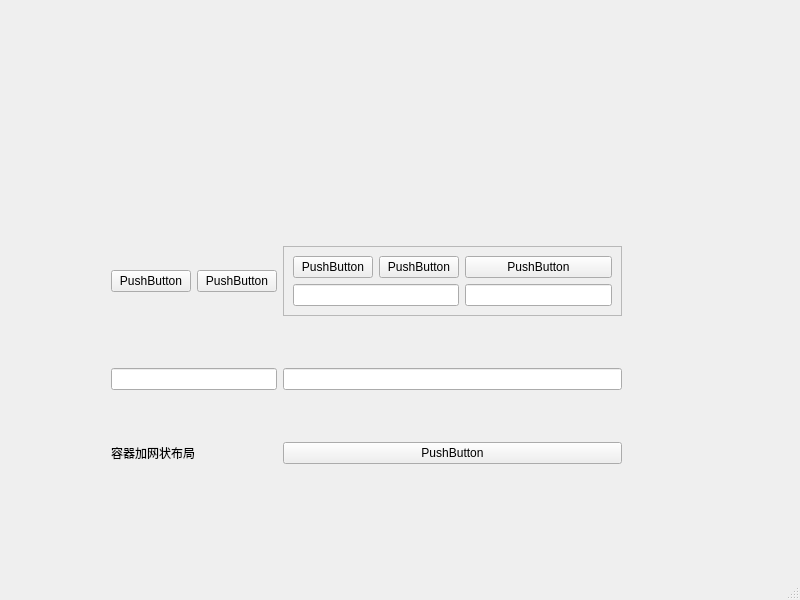
<?xml version="1.0" encoding="UTF-8"?>
<ui version="4.0">
 <class>MainWindow</class>
 <widget class="QMainWindow" name="MainWindow">
  <property name="geometry">
   <rect>
    <x>0</x>
    <y>0</y>
    <width>800</width>
    <height>600</height>
   </rect>
  </property>
  <property name="windowTitle">
   <string>MainWindow</string>
  </property>
  <widget class="QWidget" name="centralwidget">
   <widget class="QWidget" name="gridLayoutWidget">
    <property name="geometry">
     <rect>
      <x>111</x>
      <y>200</y>
      <width>511</width>
      <height>311</height>
     </rect>
    </property>
    <layout class="QGridLayout" name="gridLayout_2">
     <item row="0" column="1">
      <widget class="QPushButton" name="pushButton_5">
       <property name="text">
        <string>PushButton</string>
       </property>
      </widget>
     </item>
     <item row="1" column="0" colspan="2">
      <widget class="QLineEdit" name="lineEdit_3"/>
     </item>
     <item row="0" column="0">
      <widget class="QPushButton" name="pushButton_4">
       <property name="text">
        <string>PushButton</string>
       </property>
      </widget>
     </item>
     <item row="1" column="2">
      <widget class="QLineEdit" name="lineEdit_4"/>
     </item>
     <item row="2" column="2">
      <widget class="QPushButton" name="pushButton_6">
       <property name="text">
        <string>PushButton</string>
       </property>
      </widget>
     </item>
     <item row="0" column="2">
      <widget class="QFrame" name="frame">
       <property name="frameShape">
        <enum>QFrame::StyledPanel</enum>
       </property>
       <property name="frameShadow">
        <enum>QFrame::Raised</enum>
       </property>
       <layout class="QGridLayout" name="gridLayout">
        <item row="0" column="0">
         <widget class="QPushButton" name="pushButton_2">
          <property name="text">
           <string>PushButton</string>
          </property>
         </widget>
        </item>
        <item row="0" column="1">
         <widget class="QPushButton" name="pushButton">
          <property name="text">
           <string>PushButton</string>
          </property>
         </widget>
        </item>
        <item row="0" column="2">
         <widget class="QPushButton" name="pushButton_3">
          <property name="text">
           <string>PushButton</string>
          </property>
         </widget>
        </item>
        <item row="1" column="0" colspan="2">
         <widget class="QLineEdit" name="lineEdit"/>
        </item>
        <item row="1" column="2">
         <widget class="QLineEdit" name="lineEdit_2"/>
        </item>
       </layout>
      </widget>
     </item>
     <item row="2" column="0" colspan="2">
      <widget class="QLabel" name="label">
       <property name="text">
        <string>容器加网状布局</string>
       </property>
      </widget>
     </item>
    </layout>
   </widget>
  </widget>
  <widget class="QMenuBar" name="menubar">
   <property name="geometry">
    <rect>
     <x>0</x>
     <y>0</y>
     <width>800</width>
     <height>23</height>
    </rect>
   </property>
  </widget>
  <widget class="QStatusBar" name="statusbar"/>
 </widget>
 <resources/>
 <connections/>
</ui>
